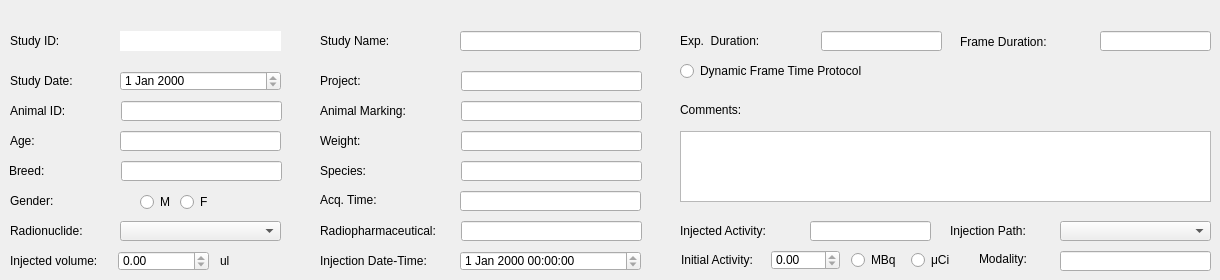
    <widget class="QWidget" name="StudyInfo">
     <property name="sizePolicy">
      <sizepolicy hsizetype="Expanding" vsizetype="Expanding">
       <horstretch>0</horstretch>
       <verstretch>0</verstretch>
      </sizepolicy>
     </property>
     <attribute name="title">
      <string>Study Information</string>
     </attribute>
     <widget class="QLabel" name="L_Age">
      <property name="geometry">
       <rect>
        <x>10</x>
        <y>131</y>
        <width>51</width>
        <height>20</height>
       </rect>
      </property>
      <property name="text">
       <string>Age:</string>
      </property>
     </widget>
     <widget class="QRadioButton" name="rb_mCi">
      <property name="geometry">
       <rect>
        <x>911</x>
        <y>250</y>
        <width>47</width>
        <height>20</height>
       </rect>
      </property>
      <property name="focusPolicy">
       <enum>Qt::ClickFocus</enum>
      </property>
      <property name="text">
       <string>μCi</string>
      </property>
      <property name="checkable">
       <bool>false</bool>
      </property>
      <property name="autoExclusive">
       <bool>true</bool>
      </property>
     </widget>
     <widget class="QLabel" name="L_StudyDate">
      <property name="geometry">
       <rect>
        <x>10</x>
        <y>71</y>
        <width>91</width>
        <height>20</height>
       </rect>
      </property>
      <property name="text">
       <string>Study Date:</string>
      </property>
     </widget>
     <widget class="QLineEdit" name="LE_age">
      <property name="geometry">
       <rect>
        <x>120</x>
        <y>131</y>
        <width>161</width>
        <height>20</height>
       </rect>
      </property>
      <property name="readOnly">
       <bool>true</bool>
      </property>
     </widget>
     <widget class="QLabel" name="L_breed">
      <property name="geometry">
       <rect>
        <x>9</x>
        <y>161</y>
        <width>71</width>
        <height>20</height>
       </rect>
      </property>
      <property name="text">
       <string>Breed:</string>
      </property>
     </widget>
     <widget class="QLineEdit" name="LE_p_name">
      <property name="geometry">
       <rect>
        <x>121</x>
        <y>101</y>
        <width>161</width>
        <height>20</height>
       </rect>
      </property>
      <property name="readOnly">
       <bool>true</bool>
      </property>
     </widget>
     <widget class="QLabel" name="L_species">
      <property name="geometry">
       <rect>
        <x>320</x>
        <y>161</y>
        <width>131</width>
        <height>20</height>
       </rect>
      </property>
      <property name="text">
       <string>Species:</string>
      </property>
     </widget>
     <widget class="QLabel" name="L_studyID">
      <property name="geometry">
       <rect>
        <x>10</x>
        <y>31</y>
        <width>111</width>
        <height>20</height>
       </rect>
      </property>
      <property name="text">
       <string>Study ID:</string>
      </property>
     </widget>
     <widget class="QLabel" name="L_animalMarking">
      <property name="geometry">
       <rect>
        <x>320</x>
        <y>101</y>
        <width>151</width>
        <height>20</height>
       </rect>
      </property>
      <property name="text">
       <string>Animal Marking:</string>
      </property>
     </widget>
     <widget class="QLabel" name="L_InitActivity">
      <property name="geometry">
       <rect>
        <x>681</x>
        <y>250</y>
        <width>111</width>
        <height>20</height>
       </rect>
      </property>
      <property name="text">
       <string>Initial Activity:</string>
      </property>
     </widget>
     <widget class="QLineEdit" name="LE_species">
      <property name="geometry">
       <rect>
        <x>461</x>
        <y>161</y>
        <width>181</width>
        <height>20</height>
       </rect>
      </property>
      <property name="readOnly">
       <bool>true</bool>
      </property>
     </widget>
     <widget class="QLabel" name="L_InjPath">
      <property name="geometry">
       <rect>
        <x>950</x>
        <y>221</y>
        <width>111</width>
        <height>20</height>
       </rect>
      </property>
      <property name="text">
       <string>Injection Path:</string>
      </property>
     </widget>
     <widget class="QRadioButton" name="rb_mBq_2">
      <property name="geometry">
       <rect>
        <x>851</x>
        <y>250</y>
        <width>53</width>
        <height>20</height>
       </rect>
      </property>
      <property name="mouseTracking">
       <bool>true</bool>
      </property>
      <property name="focusPolicy">
       <enum>Qt::ClickFocus</enum>
      </property>
      <property name="text">
       <string>MBq</string>
      </property>
      <property name="checkable">
       <bool>false</bool>
      </property>
      <property name="autoExclusive">
       <bool>true</bool>
      </property>
     </widget>
     <widget class="QLineEdit" name="LE_strain">
      <property name="geometry">
       <rect>
        <x>121</x>
        <y>161</y>
        <width>161</width>
        <height>20</height>
       </rect>
      </property>
      <property name="readOnly">
       <bool>true</bool>
      </property>
     </widget>
     <widget class="QLabel" name="L_AnimalID">
      <property name="geometry">
       <rect>
        <x>10</x>
        <y>101</y>
        <width>91</width>
        <height>20</height>
       </rect>
      </property>
      <property name="text">
       <string>Animal ID:</string>
      </property>
     </widget>
     <widget class="QDateEdit" name="dE_studyDate">
      <property name="geometry">
       <rect>
        <x>120</x>
        <y>71</y>
        <width>161</width>
        <height>20</height>
       </rect>
      </property>
      <property name="font">
       <font>
        <pointsize>9</pointsize>
       </font>
      </property>
      <property name="focusPolicy">
       <enum>Qt::ClickFocus</enum>
      </property>
      <property name="contextMenuPolicy">
       <enum>Qt::DefaultContextMenu</enum>
      </property>
      <property name="frame">
       <bool>true</bool>
      </property>
      <property name="readOnly">
       <bool>true</bool>
      </property>
      <property name="dateTime">
       <datetime>
        <hour>0</hour>
        <minute>0</minute>
        <second>0</second>
        <year>2000</year>
        <month>1</month>
        <day>1</day>
       </datetime>
      </property>
      <property name="calendarPopup">
       <bool>false</bool>
      </property>
     </widget>
     <widget class="QLabel" name="L_radioNuclide">
      <property name="geometry">
       <rect>
        <x>10</x>
        <y>221</y>
        <width>111</width>
        <height>20</height>
       </rect>
      </property>
      <property name="text">
       <string>Radionuclide:</string>
      </property>
     </widget>
     <widget class="QLabel" name="L_weight">
      <property name="geometry">
       <rect>
        <x>320</x>
        <y>131</y>
        <width>131</width>
        <height>20</height>
       </rect>
      </property>
      <property name="text">
       <string>Weight:</string>
      </property>
     </widget>
     <widget class="QLineEdit" name="LE_weight">
      <property name="geometry">
       <rect>
        <x>461</x>
        <y>131</y>
        <width>181</width>
        <height>20</height>
       </rect>
      </property>
      <property name="readOnly">
       <bool>true</bool>
      </property>
     </widget>
     <widget class="QLabel" name="L_InjDate">
      <property name="geometry">
       <rect>
        <x>320</x>
        <y>251</y>
        <width>151</width>
        <height>20</height>
       </rect>
      </property>
      <property name="text">
       <string>Injection Date-Time:</string>
      </property>
     </widget>
     <widget class="QLabel" name="L_RadioPharma">
      <property name="geometry">
       <rect>
        <x>320</x>
        <y>221</y>
        <width>181</width>
        <height>20</height>
       </rect>
      </property>
      <property name="text">
       <string>Radiopharmaceutical:</string>
      </property>
     </widget>
     <widget class="QLineEdit" name="LE_SName">
      <property name="geometry">
       <rect>
        <x>460</x>
        <y>31</y>
        <width>181</width>
        <height>20</height>
       </rect>
      </property>
      <property name="frame">
       <bool>true</bool>
      </property>
      <property name="readOnly">
       <bool>true</bool>
      </property>
     </widget>
     <widget class="QLineEdit" name="le_marking">
      <property name="geometry">
       <rect>
        <x>461</x>
        <y>101</y>
        <width>181</width>
        <height>20</height>
       </rect>
      </property>
      <property name="readOnly">
       <bool>true</bool>
      </property>
     </widget>
     <widget class="QLabel" name="L_studyName">
      <property name="geometry">
       <rect>
        <x>320</x>
        <y>31</y>
        <width>141</width>
        <height>20</height>
       </rect>
      </property>
      <property name="text">
       <string>Study Name:</string>
      </property>
     </widget>
     <widget class="QLineEdit" name="LE_r_pharma">
      <property name="geometry">
       <rect>
        <x>461</x>
        <y>221</y>
        <width>181</width>
        <height>20</height>
       </rect>
      </property>
      <property name="readOnly">
       <bool>true</bool>
      </property>
     </widget>
     <widget class="QDateTimeEdit" name="dTime_ingection">
      <property name="geometry">
       <rect>
        <x>460</x>
        <y>251</y>
        <width>181</width>
        <height>20</height>
       </rect>
      </property>
      <property name="font">
       <font>
        <pointsize>9</pointsize>
       </font>
      </property>
      <property name="focusPolicy">
       <enum>Qt::ClickFocus</enum>
      </property>
      <property name="readOnly">
       <bool>true</bool>
      </property>
      <property name="calendarPopup">
       <bool>false</bool>
      </property>
     </widget>
     <widget class="QLineEdit" name="LE_studyID">
      <property name="geometry">
       <rect>
        <x>120</x>
        <y>31</y>
        <width>161</width>
        <height>20</height>
       </rect>
      </property>
      <property name="frame">
       <bool>false</bool>
      </property>
      <property name="readOnly">
       <bool>true</bool>
      </property>
     </widget>
     <widget class="QDoubleSpinBox" name="dSB_activity">
      <property name="geometry">
       <rect>
        <x>771</x>
        <y>250</y>
        <width>69</width>
        <height>20</height>
       </rect>
      </property>
      <property name="readOnly">
       <bool>true</bool>
      </property>
      <property name="maximum">
       <double>100000000.000000000000000</double>
      </property>
     </widget>
     <widget class="QLabel" name="L_project">
      <property name="geometry">
       <rect>
        <x>320</x>
        <y>71</y>
        <width>141</width>
        <height>20</height>
       </rect>
      </property>
      <property name="text">
       <string>Project:</string>
      </property>
     </widget>
     <widget class="QComboBox" name="CB_radioNuclide">
      <property name="geometry">
       <rect>
        <x>120</x>
        <y>221</y>
        <width>161</width>
        <height>20</height>
       </rect>
      </property>
      <property name="currentIndex">
       <number>-1</number>
      </property>
      <property name="maxVisibleItems">
       <number>50</number>
      </property>
     </widget>
     <widget class="QComboBox" name="CB_ing_path">
      <property name="geometry">
       <rect>
        <x>1060</x>
        <y>221</y>
        <width>151</width>
        <height>20</height>
       </rect>
      </property>
      <property name="currentIndex">
       <number>-1</number>
      </property>
      <property name="maxVisibleItems">
       <number>50</number>
      </property>
     </widget>
     <widget class="QLabel" name="L_InjActivity">
      <property name="geometry">
       <rect>
        <x>680</x>
        <y>221</y>
        <width>131</width>
        <height>20</height>
       </rect>
      </property>
      <property name="text">
       <string>Injected Activity:</string>
      </property>
     </widget>
     <widget class="QLineEdit" name="LE_project">
      <property name="geometry">
       <rect>
        <x>461</x>
        <y>71</y>
        <width>181</width>
        <height>20</height>
       </rect>
      </property>
      <property name="frame">
       <bool>true</bool>
      </property>
      <property name="readOnly">
       <bool>true</bool>
      </property>
     </widget>
     <widget class="QTextEdit" name="TE_comments">
      <property name="geometry">
       <rect>
        <x>680</x>
        <y>131</y>
        <width>531</width>
        <height>71</height>
       </rect>
      </property>
      <property name="sizePolicy">
       <sizepolicy hsizetype="Minimum" vsizetype="MinimumExpanding">
        <horstretch>0</horstretch>
        <verstretch>0</verstretch>
       </sizepolicy>
      </property>
      <property name="readOnly">
       <bool>true</bool>
      </property>
     </widget>
     <widget class="QLabel" name="L_comments">
      <property name="geometry">
       <rect>
        <x>680</x>
        <y>101</y>
        <width>122</width>
        <height>17</height>
       </rect>
      </property>
      <property name="sizePolicy">
       <sizepolicy hsizetype="Fixed" vsizetype="Fixed">
        <horstretch>0</horstretch>
        <verstretch>0</verstretch>
       </sizepolicy>
      </property>
      <property name="text">
       <string>Comments:</string>
      </property>
     </widget>
     <widget class="QRadioButton" name="rb_male">
      <property name="geometry">
       <rect>
        <x>140</x>
        <y>192</y>
        <width>39</width>
        <height>20</height>
       </rect>
      </property>
      <property name="mouseTracking">
       <bool>false</bool>
      </property>
      <property name="focusPolicy">
       <enum>Qt::ClickFocus</enum>
      </property>
      <property name="text">
       <string>M</string>
      </property>
      <property name="checkable">
       <bool>false</bool>
      </property>
      <property name="autoExclusive">
       <bool>true</bool>
      </property>
     </widget>
     <widget class="QLabel" name="L_gender">
      <property name="geometry">
       <rect>
        <x>10</x>
        <y>191</y>
        <width>71</width>
        <height>20</height>
       </rect>
      </property>
      <property name="text">
       <string>Gender:</string>
      </property>
     </widget>
     <widget class="QRadioButton" name="rb_female">
      <property name="geometry">
       <rect>
        <x>180</x>
        <y>192</y>
        <width>34</width>
        <height>20</height>
       </rect>
      </property>
      <property name="mouseTracking">
       <bool>false</bool>
      </property>
      <property name="focusPolicy">
       <enum>Qt::ClickFocus</enum>
      </property>
      <property name="text">
       <string>F</string>
      </property>
      <property name="checkable">
       <bool>false</bool>
      </property>
      <property name="autoExclusive">
       <bool>true</bool>
      </property>
     </widget>
     <widget class="QDoubleSpinBox" name="dSB_volume">
      <property name="geometry">
       <rect>
        <x>118</x>
        <y>251</y>
        <width>91</width>
        <height>20</height>
       </rect>
      </property>
      <property name="readOnly">
       <bool>true</bool>
      </property>
      <property name="maximum">
       <double>100000000.000000000000000</double>
      </property>
     </widget>
     <widget class="QLabel" name="L_InjVol">
      <property name="geometry">
       <rect>
        <x>10</x>
        <y>251</y>
        <width>131</width>
        <height>20</height>
       </rect>
      </property>
      <property name="text">
       <string>Injected volume:</string>
      </property>
     </widget>
     <widget class="QLabel" name="L_ul">
      <property name="geometry">
       <rect>
        <x>220</x>
        <y>251</y>
        <width>16</width>
        <height>20</height>
       </rect>
      </property>
      <property name="text">
       <string>ul</string>
      </property>
     </widget>
     <widget class="QRadioButton" name="rB_fDynamic">
      <property name="geometry">
       <rect>
        <x>680</x>
        <y>61</y>
        <width>281</width>
        <height>20</height>
       </rect>
      </property>
      <property name="text">
       <string>Dynamic Frame Time Protocol</string>
      </property>
      <property name="checkable">
       <bool>false</bool>
      </property>
     </widget>
     <widget class="QLabel" name="l_frame">
      <property name="geometry">
       <rect>
        <x>960</x>
        <y>31</y>
        <width>131</width>
        <height>21</height>
       </rect>
      </property>
      <property name="text">
       <string>Frame Duration:</string>
      </property>
     </widget>
     <widget class="QLineEdit" name="LE_frame">
      <property name="geometry">
       <rect>
        <x>1100</x>
        <y>31</y>
        <width>111</width>
        <height>20</height>
       </rect>
      </property>
      <property name="readOnly">
       <bool>true</bool>
      </property>
     </widget>
     <widget class="QLineEdit" name="LE_expDuration">
      <property name="geometry">
       <rect>
        <x>821</x>
        <y>31</y>
        <width>121</width>
        <height>20</height>
       </rect>
      </property>
      <property name="readOnly">
       <bool>true</bool>
      </property>
     </widget>
     <widget class="QLabel" name="L_Duration">
      <property name="geometry">
       <rect>
        <x>680</x>
        <y>31</y>
        <width>121</width>
        <height>20</height>
       </rect>
      </property>
      <property name="text">
       <string>Exp.  Duration:</string>
      </property>
     </widget>
     <widget class="QLineEdit" name="LE_mod">
      <property name="geometry">
       <rect>
        <x>1060</x>
        <y>251</y>
        <width>151</width>
        <height>20</height>
       </rect>
      </property>
      <property name="readOnly">
       <bool>true</bool>
      </property>
     </widget>
     <widget class="QLabel" name="label">
      <property name="geometry">
       <rect>
        <x>979</x>
        <y>249</y>
        <width>111</width>
        <height>20</height>
       </rect>
      </property>
      <property name="text">
       <string>Modality:</string>
      </property>
     </widget>
     <widget class="QLabel" name="label_2">
      <property name="geometry">
       <rect>
        <x>320</x>
        <y>191</y>
        <width>131</width>
        <height>17</height>
       </rect>
      </property>
      <property name="text">
       <string>Acq. Time:</string>
      </property>
     </widget>
     <widget class="QLineEdit" name="dSB_injActivity">
      <property name="geometry">
       <rect>
        <x>810</x>
        <y>221</y>
        <width>121</width>
        <height>20</height>
       </rect>
      </property>
      <property name="readOnly">
       <bool>true</bool>
      </property>
     </widget>
     <widget class="QLineEdit" name="dTE_aqTime">
      <property name="geometry">
       <rect>
        <x>460</x>
        <y>191</y>
        <width>181</width>
        <height>20</height>
       </rect>
      </property>
      <property name="readOnly">
       <bool>true</bool>
      </property>
     </widget>
     <zorder>LE_studyID</zorder>
     <zorder>L_Age</zorder>
     <zorder>rb_mCi</zorder>
     <zorder>L_StudyDate</zorder>
     <zorder>LE_age</zorder>
     <zorder>L_breed</zorder>
     <zorder>LE_p_name</zorder>
     <zorder>L_species</zorder>
     <zorder>L_studyID</zorder>
     <zorder>L_animalMarking</zorder>
     <zorder>L_InitActivity</zorder>
     <zorder>LE_species</zorder>
     <zorder>L_InjPath</zorder>
     <zorder>rb_mBq_2</zorder>
     <zorder>LE_strain</zorder>
     <zorder>L_AnimalID</zorder>
     <zorder>dE_studyDate</zorder>
     <zorder>L_radioNuclide</zorder>
     <zorder>L_weight</zorder>
     <zorder>LE_weight</zorder>
     <zorder>L_InjDate</zorder>
     <zorder>L_RadioPharma</zorder>
     <zorder>LE_SName</zorder>
     <zorder>le_marking</zorder>
     <zorder>L_studyName</zorder>
     <zorder>LE_r_pharma</zorder>
     <zorder>dTime_ingection</zorder>
     <zorder>dSB_activity</zorder>
     <zorder>L_project</zorder>
     <zorder>CB_radioNuclide</zorder>
     <zorder>CB_ing_path</zorder>
     <zorder>L_InjActivity</zorder>
     <zorder>LE_project</zorder>
     <zorder>TE_comments</zorder>
     <zorder>L_comments</zorder>
     <zorder>rb_male</zorder>
     <zorder>L_gender</zorder>
     <zorder>rb_female</zorder>
     <zorder>dSB_volume</zorder>
     <zorder>L_InjVol</zorder>
     <zorder>L_ul</zorder>
     <zorder>rB_fDynamic</zorder>
     <zorder>l_frame</zorder>
     <zorder>LE_frame</zorder>
     <zorder>LE_expDuration</zorder>
     <zorder>L_Duration</zorder>
     <zorder>LE_mod</zorder>
     <zorder>label</zorder>
     <zorder>label_2</zorder>
     <zorder>dSB_injActivity</zorder>
     <zorder>dTE_aqTime</zorder>
    </widget>
